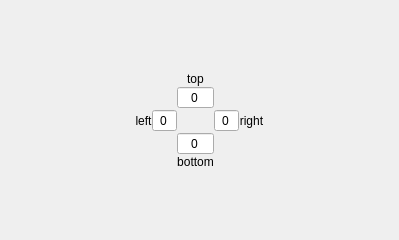
<?xml version="1.0" encoding="UTF-8"?>
<ui version="4.0">
 <class>NormalCropQuadrilateral</class>
 <widget class="QWidget" name="NormalCropQuadrilateral">
  <property name="geometry">
   <rect>
    <x>0</x>
    <y>0</y>
    <width>399</width>
    <height>240</height>
   </rect>
  </property>
  <property name="windowTitle">
   <string>Form</string>
  </property>
  <layout class="QGridLayout" name="gridLayout_2">
   <property name="leftMargin">
    <number>0</number>
   </property>
   <property name="topMargin">
    <number>0</number>
   </property>
   <property name="rightMargin">
    <number>0</number>
   </property>
   <property name="bottomMargin">
    <number>0</number>
   </property>
   <property name="spacing">
    <number>0</number>
   </property>
   <item row="0" column="1">
    <spacer name="verticalSpacer">
     <property name="orientation">
      <enum>Qt::Orientation::Vertical</enum>
     </property>
     <property name="sizeHint" stdset="0">
      <size>
       <width>20</width>
       <height>40</height>
      </size>
     </property>
    </spacer>
   </item>
   <item row="1" column="0">
    <spacer name="horizontalSpacer">
     <property name="orientation">
      <enum>Qt::Orientation::Horizontal</enum>
     </property>
     <property name="sizeHint" stdset="0">
      <size>
       <width>40</width>
       <height>20</height>
      </size>
     </property>
    </spacer>
   </item>
   <item row="1" column="1">
    <layout class="QGridLayout" name="gridLayout">
     <item row="0" column="2">
      <widget class="QLabel" name="label">
       <property name="text">
        <string>top</string>
       </property>
       <property name="alignment">
        <set>Qt::AlignmentFlag::AlignCenter</set>
       </property>
      </widget>
     </item>
     <item row="1" column="2">
      <widget class="QSpinBox" name="top">
       <property name="alignment">
        <set>Qt::AlignmentFlag::AlignCenter</set>
       </property>
       <property name="buttonSymbols">
        <enum>QAbstractSpinBox::ButtonSymbols::NoButtons</enum>
       </property>
      </widget>
     </item>
     <item row="2" column="0">
      <widget class="QLabel" name="label_2">
       <property name="text">
        <string>left</string>
       </property>
       <property name="alignment">
        <set>Qt::AlignmentFlag::AlignCenter</set>
       </property>
      </widget>
     </item>
     <item row="2" column="1">
      <widget class="QSpinBox" name="left">
       <property name="alignment">
        <set>Qt::AlignmentFlag::AlignCenter</set>
       </property>
       <property name="buttonSymbols">
        <enum>QAbstractSpinBox::ButtonSymbols::NoButtons</enum>
       </property>
      </widget>
     </item>
     <item row="2" column="3">
      <widget class="QSpinBox" name="right">
       <property name="alignment">
        <set>Qt::AlignmentFlag::AlignCenter</set>
       </property>
       <property name="buttonSymbols">
        <enum>QAbstractSpinBox::ButtonSymbols::NoButtons</enum>
       </property>
      </widget>
     </item>
     <item row="2" column="4">
      <widget class="QLabel" name="label_3">
       <property name="text">
        <string>right</string>
       </property>
       <property name="alignment">
        <set>Qt::AlignmentFlag::AlignCenter</set>
       </property>
      </widget>
     </item>
     <item row="3" column="2">
      <widget class="QSpinBox" name="bottom">
       <property name="alignment">
        <set>Qt::AlignmentFlag::AlignCenter</set>
       </property>
       <property name="buttonSymbols">
        <enum>QAbstractSpinBox::ButtonSymbols::NoButtons</enum>
       </property>
      </widget>
     </item>
     <item row="4" column="2">
      <widget class="QLabel" name="label_4">
       <property name="text">
        <string>bottom</string>
       </property>
       <property name="alignment">
        <set>Qt::AlignmentFlag::AlignCenter</set>
       </property>
      </widget>
     </item>
    </layout>
   </item>
   <item row="1" column="2">
    <spacer name="horizontalSpacer_2">
     <property name="orientation">
      <enum>Qt::Orientation::Horizontal</enum>
     </property>
     <property name="sizeHint" stdset="0">
      <size>
       <width>40</width>
       <height>20</height>
      </size>
     </property>
    </spacer>
   </item>
   <item row="2" column="1">
    <spacer name="verticalSpacer_2">
     <property name="orientation">
      <enum>Qt::Orientation::Vertical</enum>
     </property>
     <property name="sizeHint" stdset="0">
      <size>
       <width>20</width>
       <height>40</height>
      </size>
     </property>
    </spacer>
   </item>
  </layout>
 </widget>
 <resources/>
 <connections/>
</ui>
